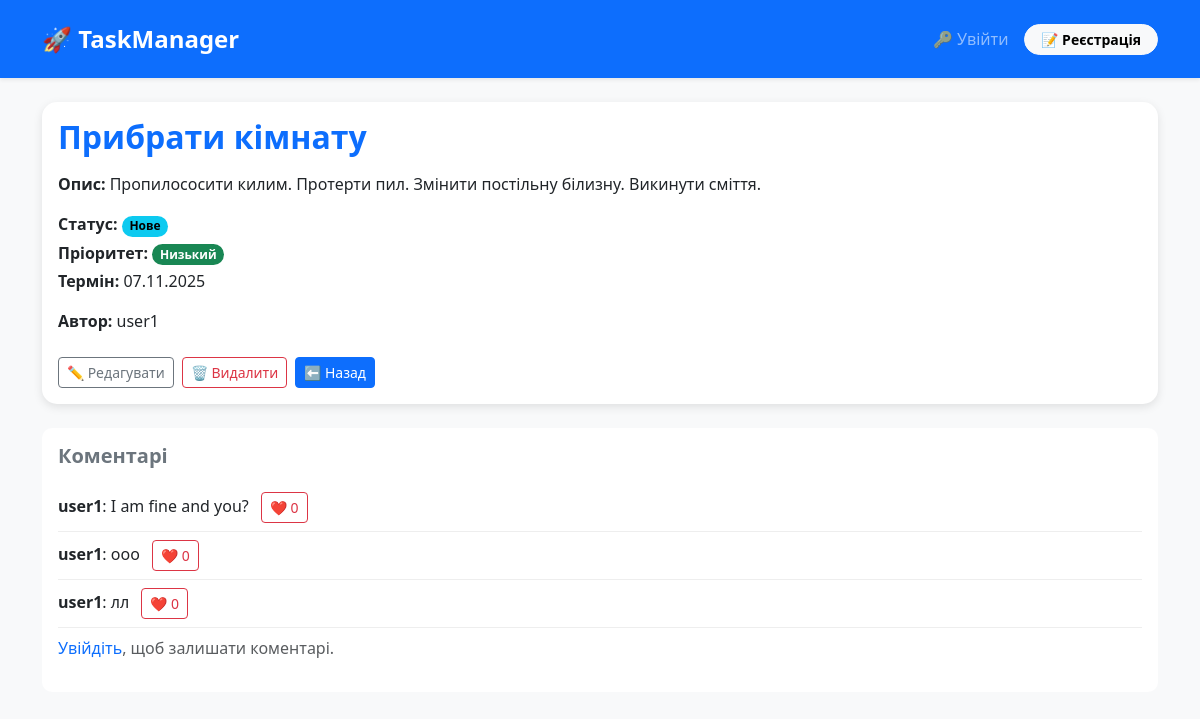
The page /16 on the database as committed earlier.
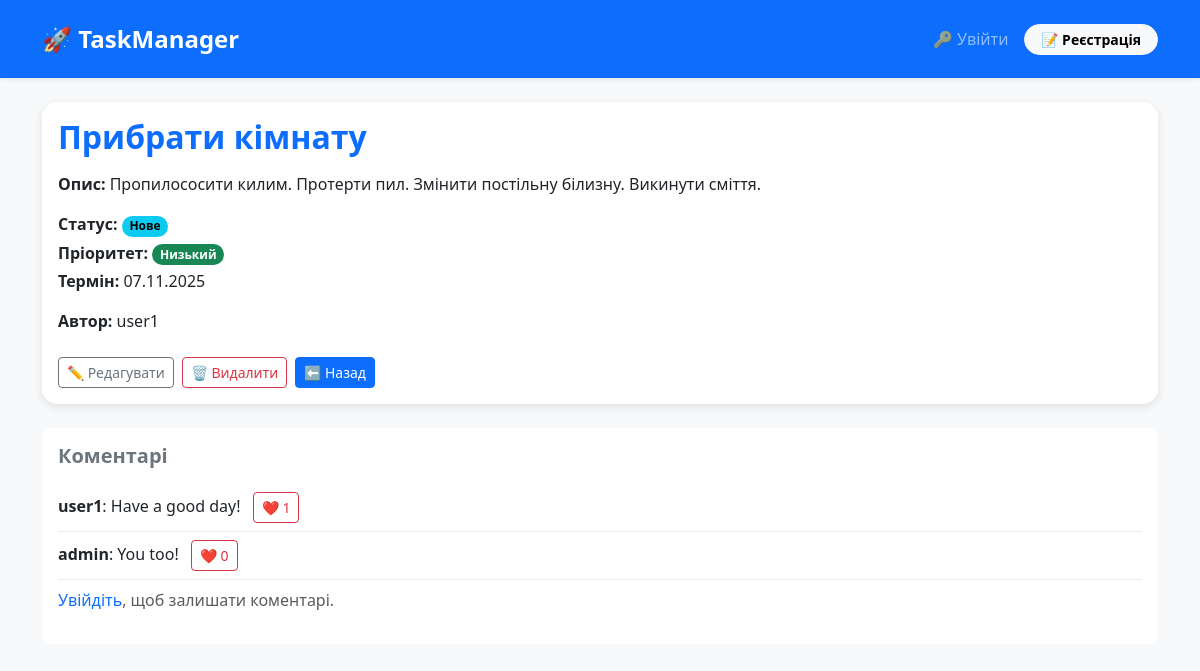
The same page on the database as committed later.
### tasks/models.py (models this page shows, shortened)
class Comment(models.Model):
    task = models.ForeignKey(Task, on_delete=models.CASCADE, related_name="comments")
    author = models.ForeignKey(User,on_delete=models.CASCADE)
    content = models.CharField(max_length=250)
    create_at = models.DateTimeField(auto_now_add=True)
    media = models.FileField(upload_to="comment_media",blank=True,null=True)
    class Meta:
        ordering = ["create_at"]

### tasks/views.py (the view)
# urls.py: path('<int:pk>',TaskDetailView.as_view(),name="task_detail"),
class TaskDetailView(DetailView):
    model = Task
    template_name = "tasks/task_detail.html"
    context_object_name = "task"

### templates/tasks/task_detail.html (shortened to what the changed rows need)
<!DOCTYPE html>
<html lang="uk">
<head>
  <link href="https://cdn.jsdelivr.net/npm/bootstrap@5.3.8/dist/css/bootstrap.min.css" rel="stylesheet">
</head>
<body>
  <div class="container">
    <div class="card task-card border-0 mb-4">
      <div class="card-body">
        <h2 class="text-primary fw-bold">{{ task.title }}</h2>
      </div>
    </div>
    <div class="comment-box">
      <h5 class="fw-bold text-secondary mb-3">Коментарі</h5>
      {% for comment in task.comments.all %}
        <div class="comment">
          <strong>{{ comment.author.username }}</strong>:
          <span>{{ comment.content }}</span>
          <form action="{% url 'like_comment' comment.id %}" method="post" class="d-inline">
            <button type="submit" class="btn btn-sm btn-outline-danger ms-2">
              ❤️ {{ comment.likes.count }}
            </button>
          </form>
        </div>
      {% empty %}
        <p class="text-muted">Немає коментарів.</p>
      {% endfor %}
      {% if user.is_authenticated %}
      <form method="post" enctype="multipart/form-data" class="mt-2">
          {% csrf_token %}
          {{ form.content }}
          <input type="file" name="media" class="form-control mt-2">
          <input type="hidden" name="task_id" value="{{ task.pk }}">
          <button type="submit" class="btn btn-sm btn-primary mt-2">💬 Додати коментар</button>
      </form>
      {% else %}
          <p class="text-muted mt-2">
              <a href="{% url 'login' %}" class="text-decoration-none">Увійдіть</a>, щоб залишати коментарі.
          </p>
      {% endif %}
    </div>
  </div>
</body>
</html>

Rows that differ between the two databases and show on the page:
removed Comment: author.username "user1", content "I am fine and you?", likes.count "0"
removed Comment: author.username "user1", content "ооо", likes.count "0"
removed Comment: author.username "user1", content "лл", likes.count "0"
added Comment: author.username "user1", content "Have a good day!", likes.count "1"
added Comment: author.username "admin", content "You too!", likes.count "0"
